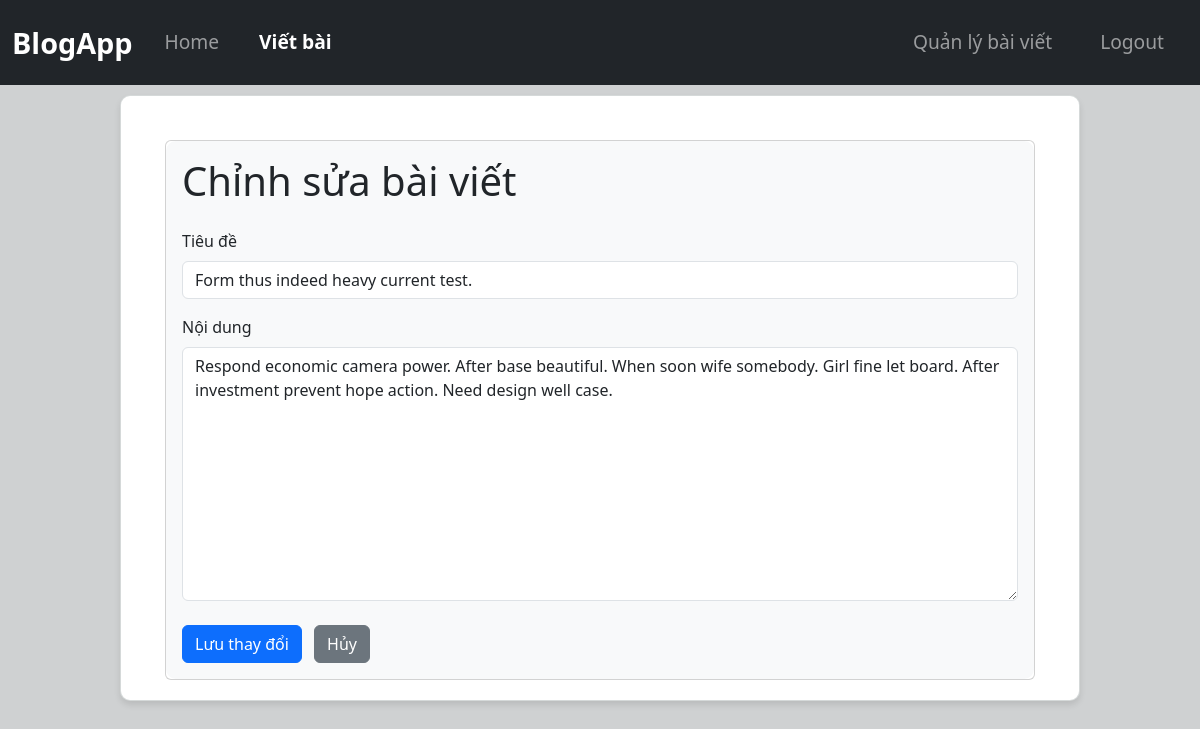
Screenshot of /post/104/edit (signed in) with the database file from the repository.
### tables this page shows
CREATE TABLE posts (
            id INTEGER PRIMARY KEY AUTOINCREMENT,
            title TEXT NOT NULL,
            content TEXT NOT NULL,
            username TEXT,
            date_posted TIMESTAMP DEFAULT CURRENT_TIMESTAMP
        );

### app/routes_post.py (the view, shortened to what this page needs)
@post_bp.route("/post/<int:post_id>/edit", methods=["GET", "POST"])
@login_required
def edit_post(post_id):
    db = get_db()
    post = db.execute("SELECT * FROM posts WHERE id = ? AND username = ?", (post_id, current_user.username)).fetchone()
    if not post:
        flash("Bài viết không tồn tại hoặc bạn không có quyền chỉnh sửa!", "danger")
        return redirect(url_for("post_bp.home"))
    return render_template("edit_post.html", post=post, current_user=current_user)

### app/__init__.py (called while the page is built)
def create_app():
    app = Flask(__name__)
    app.config["SECRET_KEY"] = "dev"
    app.teardown_appcontext(close_db)
    login_manager = LoginManager()
    login_manager.init_app(app)
    @login_manager.user_loader
    def load_user(user_id):
        user =  get_user_by_id(user_id)
        return User(user['id'],user['username'],user['email'],user['is_admin'],user['is_ban'])
    from app.routes_account import user_bp
    from app.routes_post import post_bp
    app.register_blueprint(post_bp)
    app.register_blueprint(user_bp)
    return app

### app/db.py (called while the page is built)
def get_db():
    if "db" not in g:
        g.db = sqlite3.connect(DATABASE)
        g.db.row_factory = sqlite3.Row  # Trả về dict thay vì tuple
    return g.db

def get_user_by_id(id):
    db = get_db()
    user = db.execute("SELECT * FROM users WHERE id = ?", (id,)).fetchone()
    return dict(user) if user != None else None

### app/templates/edit_post.html (shortened to what this page needs)
{% extends "base.html" %}
{% block content %}
<div class="container">
    <div class="card">
        <div class="card-body">
            <h1 class="card-title mb-4">Chỉnh sửa bài viết</h1>
            <form method="POST">
                <div class="mb-3">
                    <label for="title" class="form-label">Tiêu đề</label>
                    <input type="text" class="form-control" id="title" name="title" value="{{ post.title }}" required>
                </div>
                <div class="mb-3">
                    <label for="content" class="form-label">Nội dung</label>
                    <textarea class="form-control" id="content" name="content" rows="10" required>{{ post.content }}</textarea>
                </div>
                <div class="mt-4">
                    <button type="submit" class="btn btn-primary">
                         Lưu thay đổi
                    </button>
                    <a href="{{ url_for('post_bp.post_detail', post_id=post.id) }}" class="btn btn-secondary ms-2">
                         Hủy
                    </a>
                </div>
            </form>
        </div>
    </div>
</div>
{% endblock %}

### app/static/css/style.css (style rules this page uses)
body { background-color: #cfd1d2; color: #333333; }
.mb-3 { border-radius: 10px; border-color: #007BFF ; }
.card-body { border-radius: 10px; border: 1px ; overflow: hidden; background-color: #F8F9FA ; }
.container { max-width: 1200px; }

### rows the page displays
posts: title "Form thus indeed heavy current test.", content "Respond economic camera power. After base beautiful. When soon wife somebody. Girl fine let board. After investment prevent hope action. Need design well case."
